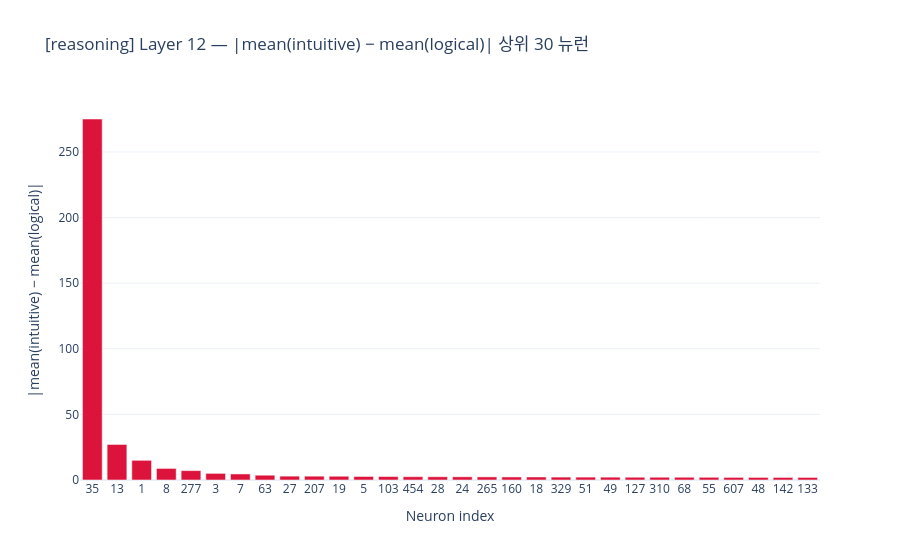
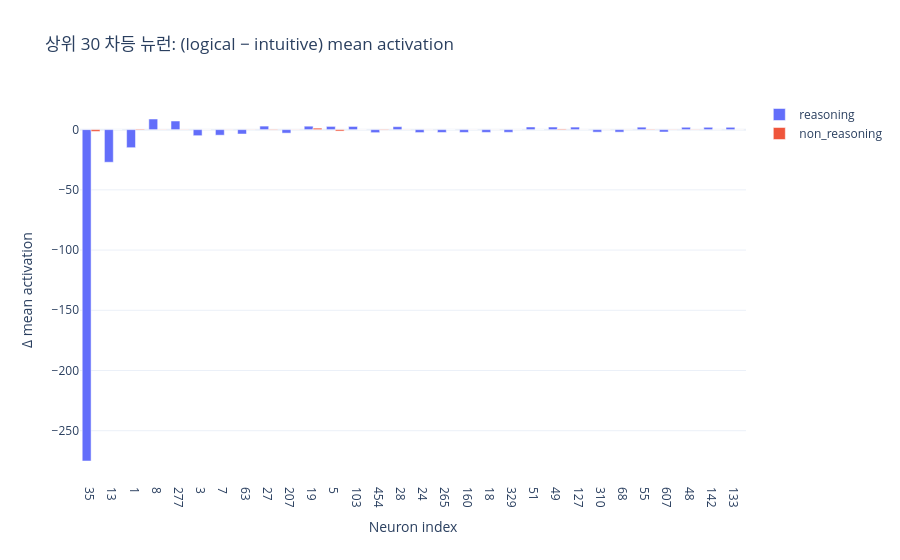

Notebook code cell kept with these figures, in order:
### Markdown cell above
## 7. 차등 뉴런

primary 모델에서 P0 vs P1 평균 차이가 큰 뉴런을 봅니다.

### Code cell
TAG_PRI = EXP["tags_for_sae_plot"]["primary"]
TAG_BL = EXP["tags_for_sae_plot"]["baseline"]
KDIFF = int(EXP["analysis"]["differential_top_k"])

if TAG_PRI not in MODELS:
    raise KeyError(f"tags_for_sae_plot.primary={TAG_PRI!r} 가 MODELS 에 없습니다.")

h_pri_p0 = results[(TAG_PRI, P0)][TARGET_LAYER]
h_pri_p1 = results[(TAG_PRI, P1)][TARGET_LAYER]

diff_idx, diff_vals = differential_neurons(h_pri_p0, h_pri_p1, k=KDIFF)

fig = go.Figure()
fig.add_trace(go.Bar(
    x=[str(i) for i in diff_idx],
    y=[diff_vals[i] for i in diff_idx],
    marker_color="crimson",
))
fig.update_layout(
    title=f"[{TAG_PRI}] Layer {TARGET_LAYER} — |mean({P0}) − mean({P1})| 상위 {KDIFF} 뉴런",
    xaxis_title="Neuron index",
    yaxis_title=f"|mean({P0}) − mean({P1})|",
    template="plotly_white",
)
fig.show()

# baseline
if TAG_BL in MODELS and TAG_BL != TAG_PRI:
    h_bl_p0 = results[(TAG_BL, P0)][TARGET_LAYER]
    h_bl_p1 = results[(TAG_BL, P1)][TARGET_LAYER]

    fig2 = go.Figure()
    for label, ha, hb in [
        (TAG_PRI, h_pri_p0, h_pri_p1),
        (TAG_BL, h_bl_p0, h_bl_p1),
    ]:
        mean_a = ha.float().mean(dim=0).numpy()
        mean_b = hb.float().mean(dim=0).numpy()
        delta  = (mean_b - mean_a)[diff_idx]
        fig2.add_trace(go.Bar(
            x=[str(i) for i in diff_idx],
            y=delta.tolist(),
            name=label,
        ))

    fig2.update_layout(
        title=f"상위 {KDIFF} 차등 뉴런: ({P1} − {P0}) mean activation",
        xaxis_title="Neuron index",
        yaxis_title="Δ mean activation",
        barmode="group",
        template="plotly_white",
    )
    fig2.show()

### Figure 1 — Plotly figure (JSON) as saved in the notebook; plotly's stock layout.template omitted (floating-point values rounded to 4 significant figures)
{"data": [{"marker": {"color": "crimson"}, "type": "bar", "x": ["35", "13", "1", "8", "277", "3", "7", "63", "27", "207", "19", "5", "103", "454", "28", "24", "265", "160", "18", "329", "51", "49", "127", "310", "68", "55", "607", "48", "142", "133"], "y": [275.1, 27.08, 15.0, 8.823, 7.16, 5.037, 4.622, 3.653, 2.935, 2.912, 2.865, 2.679, 2.635, 2.525, 2.475, 2.447, 2.372, 2.325, 2.301, 2.227, 2.194, 2.16, 2.106, 2.101, 2.09, 2.049, 1.985, 1.967, 1.948, 1.94]}], "layout": {"title": {"text": "[reasoning] Layer 12 — |mean(intuitive) − mean(logical)| 상위 30 뉴런"}, "xaxis": {"title": {"text": "Neuron index"}}, "yaxis": {"title": {"text": "|mean(intuitive) − mean(logical)|"}}}}

### Figure 2 — Plotly figure (JSON) as saved in the notebook; plotly's stock layout.template omitted (floating-point values rounded to 4 significant figures)
{"data": [{"name": "reasoning", "type": "bar", "x": ["35", "13", "1", "8", "277", "3", "7", "63", "27", "207", "19", "5", "103", "454", "28", "24", "265", "160", "18", "329", "51", "49", "127", "310", "68", "55", "607", "48", "142", "133"], "y": [-275.1, -27.08, -15.0, 8.823, 7.16, -5.037, -4.622, -3.653, 2.935, -2.912, 2.865, 2.679, 2.635, -2.525, 2.475, -2.447, -2.372, -2.325, -2.301, -2.227, 2.194, 2.16, 2.106, -2.101, -2.09, 2.049, -1.985, 1.967, 1.948, 1.94]}, {"name": "non_reasoning", "type": "bar", "x": ["35", "13", "1", "8", "277", "3", "7", "63", "27", "207", "19", "5", "103", "454", "28", "24", "265", "160", "18", "329", "51", "49", "127", "310", "68", "55", "607", "48", "142", "133"], "y": [-1.483, -0.03068, 0.5181, 0.1955, 0.199, 0.03603, -0.1169, -0.1276, -0.3591, 0.1538, 1.237, -1.188, 0.03215, -0.3484, 0.1186, -0.06494, 0.01694, 0.05653, -0.05025, 0.02781, -0.02295, 0.5568, -0.04055, -0.07593, 0.1079, 0.3656, -0.1892, -0.1939, -0.05598, -0.05394]}], "layout": {"barmode": "group", "title": {"text": "상위 30 차등 뉴런: (logical − intuitive) mean activation"}, "xaxis": {"title": {"text": "Neuron index"}}, "yaxis": {"title": {"text": "Δ mean activation"}}}}
